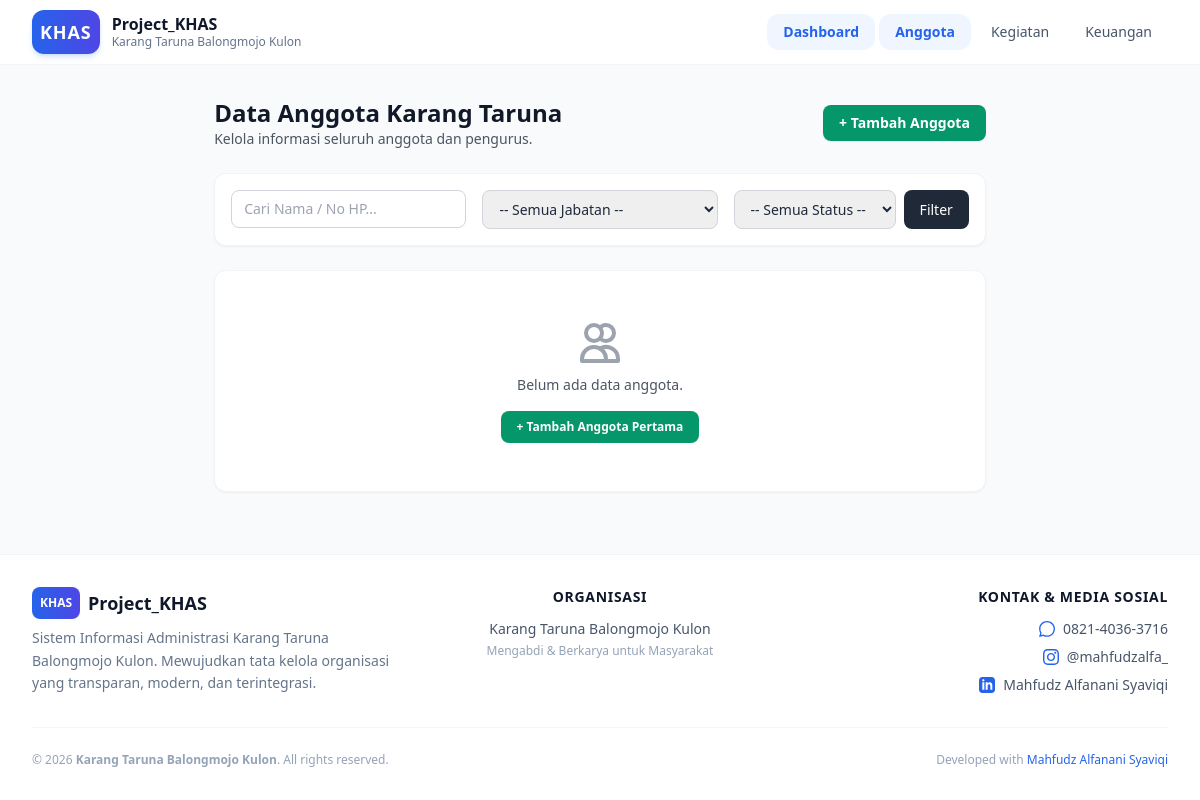
Page /anggota/index.php on the earlier database version.
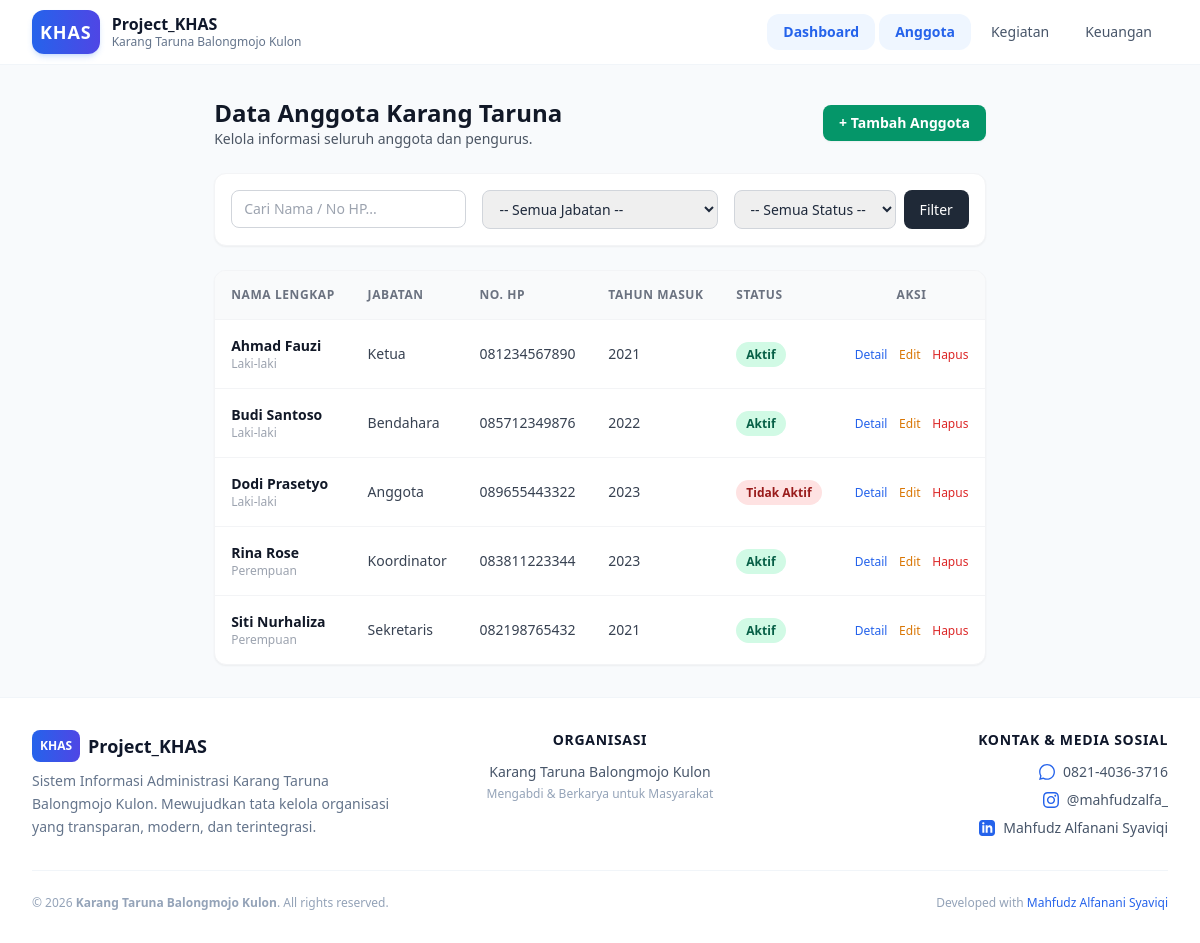
Same page on the later database version.
### tables this page shows
CREATE TABLE IF NOT EXISTS `anggota` (
  `id` INT AUTO_INCREMENT PRIMARY KEY,
  `nama` VARCHAR(100) NOT NULL,
  `jenis_kelamin` ENUM('Laki-laki', 'Perempuan') NOT NULL,
  `tempat_lahir` VARCHAR(50) NOT NULL,
  `tanggal_lahir` DATE NOT NULL,
  `alamat` TEXT NOT NULL,
  `no_hp` VARCHAR(20) NOT NULL,
  `jabatan` ENUM('Ketua', 'Wakil Ketua', 'Sekretaris', 'Bendahara', 'Koordinator', 'Anggota') NOT NULL DEFAULT 'Anggota',
  `status` ENUM('Aktif', 'Tidak Aktif') NOT NULL DEFAULT 'Aktif',
  `tahun_bergabung` YEAR NOT NULL,
  `created_at` TIMESTAMP DEFAULT CURRENT_TIMESTAMP,
  `updated_at` TIMESTAMP DEFAULT CURRENT_TIMESTAMP ON UPDATE CURRENT_TIMESTAMP
);

### config/database.php (called while the page is built, shortened)
<?php
function base_url($path = '')
{
  return 'http://localhost/Project_Khas/' . ltrim($path, '/');
}

### anggota/index.php (the view, shortened to what the changed rows need)
<?php
require_once __DIR__ . '/../config/database.php';
$query = "SELECT * FROM anggota WHERE 1=1";
$params = [];
$query .= " ORDER BY nama ASC";
$stmt = $pdo->prepare($query);
$stmt->execute($params);
$anggota_list = $stmt->fetchAll();
require_once __DIR__ . '/../includes/header.php';
require_once __DIR__ . '/../includes/navbar.php';
?>
<main class="max-w-7xl mx-auto px-4 sm:px-6 lg:px-8 py-8 flex-grow">
  <div class="flex flex-col md:flex-row md:items-center justify-between gap-4 mb-6">
    <div>
      <h1 class="text-2xl font-bold text-gray-900">Data Anggota Karang Taruna</h1>
    </div>
  </div>
  <div class="bg-white rounded-xl shadow-sm border border-gray-100 overflow-hidden">
    <?php if (empty($anggota_list)): ?>
      <div class="text-center py-12 px-4">
        <svg class="mx-auto h-12 w-12 text-gray-400" fill="none" stroke="currentColor" viewBox="0 0 24 24">
          <path stroke-linecap="round" stroke-linejoin="round" stroke-width="2" d="M12 4.354a4 4 0 110 5.292M15 21H3v-1a6 6 0 0112 0v1zm0 0h6v-1a6 6 0 00-9-5.197M13 7a4 4 0 11-8 0 4 4 0 018 0z" />
        </svg>
        <p class="mt-2 text-sm text-gray-600 font-medium">Belum ada data anggota.</p>
        <a href="<?= base_url('anggota/tambah.php') ?>" class="mt-4 inline-block px-4 py-2 bg-emerald-600 text-white text-xs font-semibold rounded-lg hover:bg-emerald-700">+ Tambah Anggota Pertama</a>
      </div>
    <?php else: ?>
      <div class="overflow-x-auto">
        <table class="w-full text-left border-collapse text-sm">
          <thead>
            <tr class="bg-gray-50 border-b border-gray-100 text-gray-500 uppercase text-xs tracking-wider">
              <th class="p-4">Nama Lengkap</th>
              <th class="p-4">Jabatan</th>
              <th class="p-4">No. HP</th>
              <th class="p-4">Tahun Masuk</th>
              <th class="p-4">Status</th>
              <th class="p-4 text-center">Aksi</th>
            </tr>
          </thead>
          <tbody class="divide-y divide-gray-100">
            <?php foreach ($anggota_list as $a): ?>
              <tr class="hover:bg-gray-50 transition">
                <td class="p-4 font-semibold text-gray-900">
                  <a href="<?= base_url('anggota/detail.php?id=' . $a['id']) ?>" class="hover:text-emerald-600">
                    <?= htmlspecialchars($a['nama']) ?>
                  </a>
                  <div class="text-xs text-gray-400 font-normal"><?= htmlspecialchars($a['jenis_kelamin']) ?></div>
                </td>
                <td class="p-4 text-gray-700"><?= htmlspecialchars($a['jabatan']) ?></td>
                <td class="p-4 text-gray-700"><?= htmlspecialchars($a['no_hp']) ?></td>
                <td class="p-4 text-gray-700"><?= htmlspecialchars($a['tahun_bergabung']) ?></td>
                <td class="p-4">
                  <span class="px-2.5 py-1 text-xs rounded-full font-semibold <?= $a['status'] === 'Aktif' ? 'bg-emerald-100 text-emerald-800' : 'bg-red-100 text-red-800' ?>">
                    <?= $a['status'] ?>
                  </span>
                </td>
                <td class="p-4 text-center space-x-2">
                  <a href="<?= base_url('anggota/detail.php?id=' . $a['id']) ?>" class="text-blue-600 hover:text-blue-800 font-medium text-xs">Detail</a>
                  <a href="<?= base_url('anggota/edit.php?id=' . $a['id']) ?>" class="text-amber-600 hover:text-amber-800 font-medium text-xs">Edit</a>
                  <button type="button" data-delete-url="<?= base_url('anggota/hapus.php?id=' . $a['id']) ?>" data-delete-title="Anggota: <?= htmlspecialchars($a['nama']) ?>" class="btn-delete text-red-600 hover:text-red-800 font-medium text-xs">Hapus</button>
                </td>
              </tr>
            <?php endforeach; ?>
          </tbody>
        </table>
      </div>
    <?php endif; ?>
  </div>
</main>
<?php require_once __DIR__ . '/../includes/footer.php'; ?>

### includes/navbar.php (shortened to what the changed rows need)
<header class="bg-white/90 dark:bg-slate-900/90 backdrop-blur-md border-b border-slate-100 dark:border-slate-800 text-slate-800 dark:text-slate-100 sticky top-0 z-40 transition-colors duration-200">
  <div class="max-w-7xl mx-auto px-4 sm:px-6 lg:px-8">
    <div class="flex items-center justify-between h-16">
      <nav class="hidden md:flex space-x-1">
        <?php
        $current_uri = $_SERVER['REQUEST_URI'];
        $nav_items = [
          'Dashboard' => 'index.php',
          'Anggota'   => 'anggota/index.php',
          'Kegiatan'  => 'kegiatan/index.php',
          'Keuangan'  => 'keuangan/index.php',
        ];
        foreach ($nav_items as $name => $link):
          $full_link = base_url($link);
          $is_active = false;
          if ($link === 'index.php') {
            $is_active = (basename($current_uri) === 'index.php' || basename($current_uri) === 'Project_Khas' || basename($current_uri) === '');
          } else {
            $folder_name = explode('/', $link)[0];
            $is_active = (strpos($current_uri, '/' . $folder_name . '/') !== false);
          }
          $active_class = $is_active
            ? 'bg-blue-50 dark:bg-blue-900/40 text-blue-600 dark:text-blue-400 font-semibold'
            : 'text-slate-600 dark:text-slate-300 hover:bg-slate-100 dark:hover:bg-slate-800 hover:text-slate-900 dark:hover:text-white font-medium';
        ?>
          <a href="<?= $full_link ?>" class="px-4 py-2 rounded-xl text-sm transition-all duration-150 <?= $active_class ?>">
            <?= $name ?>
          </a>
        <?php endforeach; ?>
      </nav>
    </div>
  </div>
</header>

Differences in the rows shown:
added anggota: nama "Ahmad Fauzi", jenis_kelamin "Laki-laki", jabatan "Ketua", no_hp "081234567890", tahun_bergabung "2021", status "Aktif"
added anggota: nama "Budi Santoso", jenis_kelamin "Laki-laki", jabatan "Bendahara", no_hp "085712349876", tahun_bergabung "2022", status "Aktif"
added anggota: nama "Dodi Prasetyo", jenis_kelamin "Laki-laki", jabatan "Anggota", no_hp "089655443322", tahun_bergabung "2023", status "Tidak Aktif"
added anggota: nama "Rina Rose", jenis_kelamin "Perempuan", jabatan "Koordinator", no_hp "083811223344", tahun_bergabung "2023", status "Aktif"
added anggota: nama "Siti Nurhaliza", jenis_kelamin "Perempuan", jabatan "Sekretaris", no_hp "082198765432", tahun_bergabung "2021", status "Aktif"
Other differences:
text no longer shown: "Belum ada data anggota. + Tambah Anggota Pertama"
text now shown: "NAMA LENGKAP JABATAN NO. HP TAHUN MASUK STATUS AKSI"
